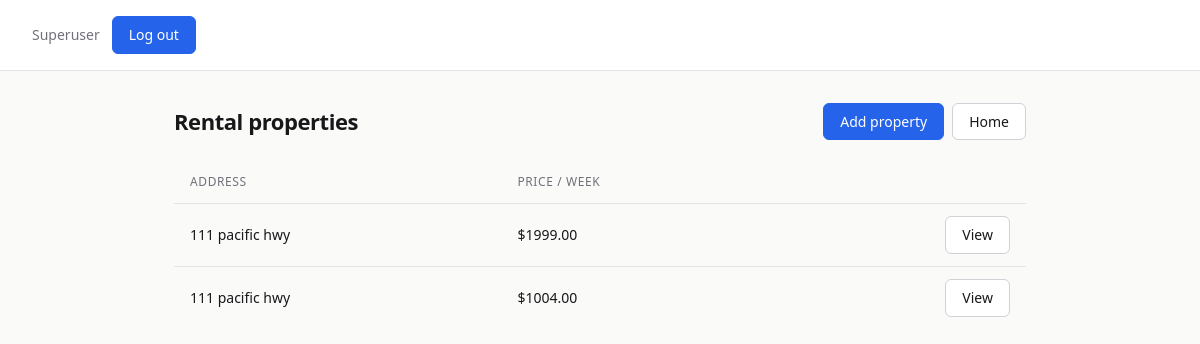
The app's page /propertytrack/rentals/ (signed in) with its own data.
### propertytrack/models.py (models this page shows, shortened)
class Rental(models.Model):
    address = models.CharField(max_length=255)
    rent_amount = models.DecimalField(max_digits=8, decimal_places=2)
    is_archived = models.BooleanField(default=False)
    created_at = models.DateTimeField(auto_now_add=True)

### propertytrack/views.py (the view)
# urls.py: path("rentals/", views.rental_list, name="rental_list"),
def rental_list(request):
    rentals = Rental.objects.filter(is_archived=False)
    return render(request, 'propertytrack/rentals/list.html', {'rentals': rentals})

### propertytrack/templates/propertytrack/rentals/list.html (shortened to what this page needs)
{% extends 'propertytrack/base.html' %}
{% block content %}
<div style="display: flex; justify-content: space-between; align-items: center; margin-bottom: 20px;">
    <h2>Rental properties</h2>
    <div style="display: flex; gap: 8px;">
        <a href="{% url 'propertytrack:rental_create' %}" class="btn btn-primary">Add property</a>
        <a href="{% url 'propertytrack:home' %}" class="btn">Home</a>
    </div>
</div>
<div class="table-wrap">
    {% if rentals %}
    <table>
        <thead>
            <tr>
                <th>Address</th>
                <th>Price / week</th>
                <th></th>
            </tr>
        </thead>
        <tbody>
            {% for rental in rentals %}
            <tr>
                <td>{{ rental.address }}</td>
                <td>${{ rental.rent_amount }}</td>
                <td style="text-align: right;">
                    <a href="{% url 'propertytrack:rental_detail' rental.id %}" class="btn btn-sm">View</a>
                </td>
            </tr>
            {% endfor %}
        </tbody>
    </table>
    {% else %}
    <p style="padding: 20px; color: var(--color-muted); font-size: 14px;">No properties yet. Add one to get started.</p>
    {% endif %}
</div>
{% endblock %}

### propertytrack/templates/propertytrack/base.html (shortened to what this page needs)
{% load static %}
<!DOCTYPE html>
<html lang="en">
<head>
    <link rel="stylesheet" href="{% static 'propertytrack/styles.css' %}">
</head>
<body>
    <div class="header">
        <div class="user-info">
            <span>{{ request.user.username }}</span>
            <form action="{% url 'agents:logout' %}" method="post" style="margin: 0;">
                <button type="submit">Log out</button>
            </form>
        </div>
    </div>
    <div class="page">
        {% block content %}{% endblock %}
    </div>
</body>
</html>

### propertytrack/static/propertytrack/styles.css (style rules this page uses)
*, *::before, *::after { box-sizing: border-box; margin: 0; padding: 0; }
:root { --color-bg: #FAFAF9; --color-surface: #FFFFFF; --color-border: #E4E4E7; --color-border-mid: #D1D1D6; --color-text: #18181B; --color-muted: #71717A; --color-accent: #2563EB; --color-accent-hover: #1D4ED8; --color-success: #16A34A; --color-danger: #DC2626; --space-1: 4px; --space-2: 8px; --space-3: 12px; --space-4: 16px; --space-5: 20px; --space-6: 24px; --space-8: 32px; --space-10: 40px; --radius-sm: 6px; --radius-md: 10px; --radius-lg: 14px; --font: system-ui, -apple-system, "Segoe UI", Roboto, Arial, sans-serif; --font-mono: "SF Mono", "Fira Code", "Fira Mono", monospace; }
body { font-family: var(--font); font-size: 15px; line-height: 1.6; color: var(--color-text); background-color: var(--color-bg); -webkit-font-smoothing: antialiased; }
.header { display: flex; justify-content: space-between; align-items: center; background-color: var(--color-surface); padding: var(--space-4) var(--space-8); border-bottom: 1px solid var(--color-border); position: sticky; top: 0; z-index: 100; }
.user-info { display: flex; align-items: center; gap: var(--space-3); font-size: 14px; }
.user-info span { color: var(--color-muted); font-weight: 400; }
button, .btn { display: inline-flex; align-items: center; gap: var(--space-2); font-family: var(--font); font-size: 14px; font-weight: 500; padding: var(--space-2) var(--space-4); border-radius: var(--radius-sm); border: 1px solid var(--color-border-mid); background-color: var(--color-surface); color: var(--color-text); cursor: pointer; text-decoration: none; transition: background-color 0.15s ease, border-color 0.15s ease, color 0.15s ease; line-height: 1.4; }
.btn-primary, .user-info button { background-color: var(--color-accent); border-color: var(--color-accent); color: #FFFFFF; }
a { color: var(--color-accent); text-decoration: none; transition: color 0.15s ease; }
h1, h2, h3, h4 { font-weight: 600; letter-spacing: -0.02em; line-height: 1.25; color: var(--color-text); }
h2 { font-size: 22px; }
.page { max-width: 900px; margin: 0 auto; padding: var(--space-8) var(--space-6); }
table { width: 100%; border-collapse: collapse; font-size: 14px; }
thead th { text-align: left; font-size: 12px; font-weight: 500; letter-spacing: 0.05em; text-transform: uppercase; color: var(--color-muted); padding: var(--space-3) var(--space-4); border-bottom: 1px solid var(--color-border); }
tbody td { padding: var(--space-3) var(--space-4); border-bottom: 1px solid var(--color-border); vertical-align: middle; }
tbody tr:last-child td { border-bottom: none; }

### records on screen
Rental: address "111 pacific hwy", rent_amount "1999.00"
Rental: address "111 pacific hwy", rent_amount "1004.00"

### other values on screen
{{ request.user.username }} "Superuser"
